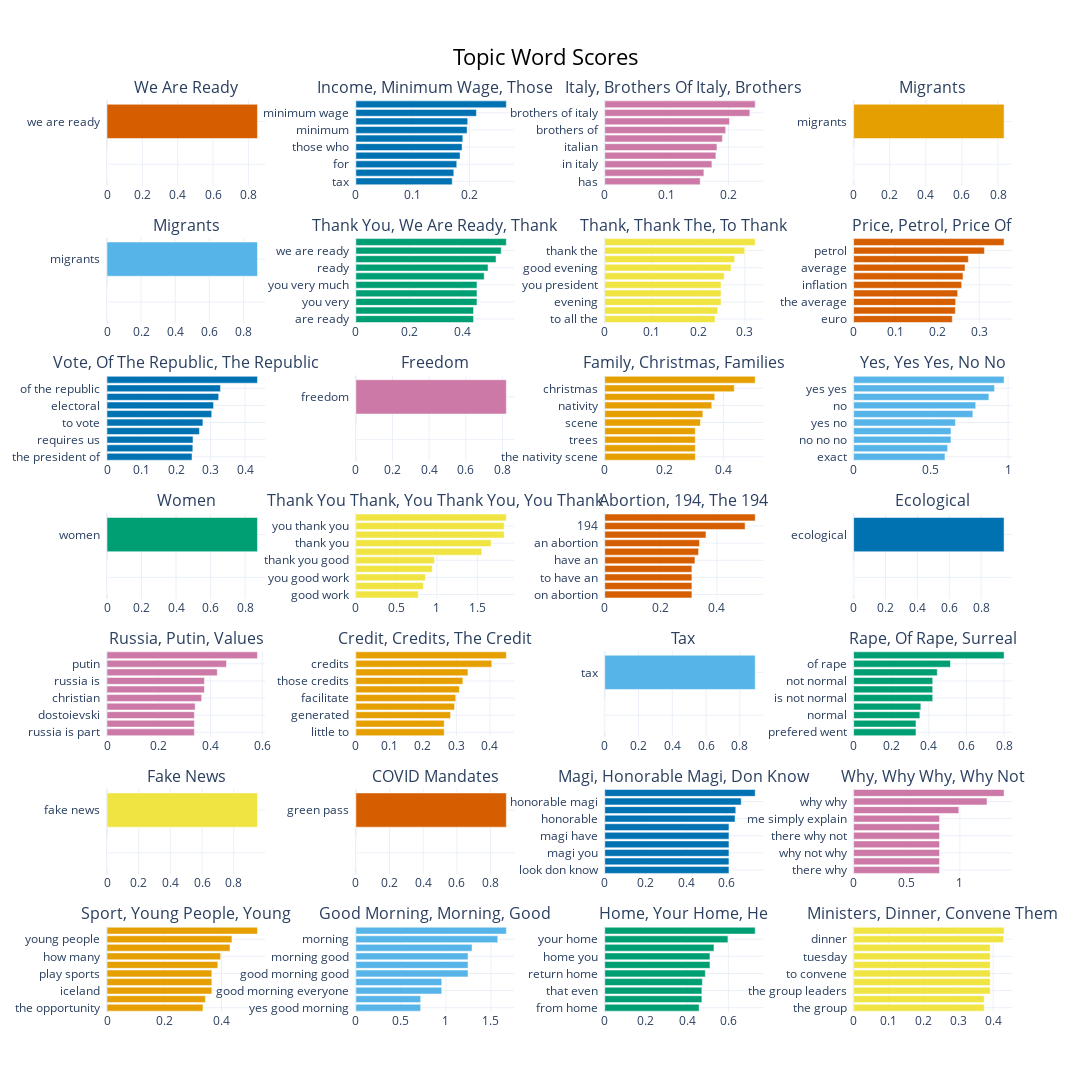

Notebook cell for this chart:
### Markdown cell above
Show the documents in a particular topic

### Code cell
fig = topic_model.visualize_barchart(width=280, height=330, top_n_topics=60, n_words=13, custom_labels=True)
fig.write_html(processed_dir + 'html/topic-word-scores.html')
fig

### Figure 1 — Plotly figure (JSON) as saved in the notebook; plotly's stock layout.template omitted (floating-point values rounded to 4 significant figures)
{"data": [{"marker": {"color": "#D55E00"}, "orientation": "h", "type": "bar", "x": [0, 0, 0, 0, 0, 0, 0, 0, 0, 0.8509], "xaxis": "x", "y": ["  ", "  ", "  ", "  ", "  ", "  ", "  ", "  ", "  ", "we are ready  "], "yaxis": "y"}, {"marker": {"color": "#0072B2"}, "orientation": "h", "type": "bar", "x": [0.1696, 0.1724, 0.1776, 0.1834, 0.1869, 0.1883, 0.1958, 0.1969, 0.2122, 0.2649], "xaxis": "x2", "y": ["tax  ", "who  ", "for  ", "wage  ", "those who  ", "work  ", "minimum  ", "those  ", "minimum wage  ", "income  "], "yaxis": "y2"}, {"marker": {"color": "#CC79A7"}, "orientation": "h", "type": "bar", "x": [0.1542, 0.1602, 0.1731, 0.1796, 0.1813, 0.19, 0.1954, 0.2016, 0.2345, 0.2431], "xaxis": "x3", "y": ["has  ", "italians  ", "in italy  ", "meloni  ", "italian  ", "of italy  ", "brothers of  ", "brothers  ", "brothers of italy  ", "italy  "], "yaxis": "y3"}, {"marker": {"color": "#E69F00"}, "orientation": "h", "type": "bar", "x": [0, 0, 0, 0, 0, 0, 0, 0, 0, 0.8334], "xaxis": "x4", "y": ["  ", "  ", "  ", "  ", "  ", "  ", "  ", "  ", "  ", "migrants  "], "yaxis": "y4"}, {"marker": {"color": "#56B4E9"}, "orientation": "h", "type": "bar", "x": [0, 0, 0, 0, 0, 0, 0, 0, 0, 0.8819], "xaxis": "x5", "y": ["  ", "  ", "  ", "  ", "  ", "  ", "  ", "  ", "  ", "migrants  "], "yaxis": "y5"}, {"marker": {"color": "#009E73"}, "orientation": "h", "type": "bar", "x": [0.4394, 0.4394, 0.4522, 0.4522, 0.4522, 0.4793, 0.4936, 0.5234, 0.5426, 0.5619], "xaxis": "x6", "y": ["are ready  ", "very much  ", "you very  ", "thank you very  ", "you very much  ", "wait  ", "ready  ", "thank  ", "we are ready  ", "thank you  "], "yaxis": "y6"}, {"marker": {"color": "#F0E442"}, "orientation": "h", "type": "bar", "x": [0.2361, 0.242, 0.249, 0.249, 0.249, 0.2559, 0.2705, 0.2782, 0.2998, 0.3222], "xaxis": "x7", "y": ["to all the  ", "to thank the  ", "evening  ", "thank you president  ", "you president  ", "president  ", "good evening  ", "to thank  ", "thank the  ", "thank  "], "yaxis": "y7"}, {"marker": {"color": "#D55E00"}, "orientation": "h", "type": "bar", "x": [0.2356, 0.2428, 0.2436, 0.2484, 0.2579, 0.2612, 0.266, 0.2739, 0.3124, 0.3593], "xaxis": "x8", "y": ["euro  ", "eight  ", "the average  ", "one euro  ", "inflation  ", "the price  ", "average  ", "price of  ", "petrol  ", "price  "], "yaxis": "y8"}, {"marker": {"color": "#0072B2"}, "orientation": "h", "type": "bar", "x": [0.2463, 0.2486, 0.2492, 0.2679, 0.2779, 0.3034, 0.3088, 0.3236, 0.3288, 0.436], "xaxis": "x9", "y": ["the president of  ", "center  ", "requires us  ", "government  ", "to vote  ", "republic  ", "electoral  ", "the republic  ", "of the republic  ", "vote  "], "yaxis": "y9"}, {"marker": {"color": "#CC79A7"}, "orientation": "h", "type": "bar", "x": [0, 0, 0, 0, 0, 0, 0, 0, 0, 0.8212], "xaxis": "x10", "y": ["  ", "  ", "  ", "  ", "  ", "  ", "  ", "  ", "  ", "freedom  "], "yaxis": "y10"}, {"marker": {"color": "#E69F00"}, "orientation": "h", "type": "bar", "x": [0.3054, 0.3054, 0.3054, 0.3054, 0.3228, 0.3308, 0.3609, 0.3711, 0.4369, 0.5075], "xaxis": "x11", "y": ["the nativity scene  ", "the nativity  ", "trees  ", "make the nativity  ", "scene  ", "nativity scene  ", "nativity  ", "families  ", "christmas  ", "family  "], "yaxis": "y11"}, {"marker": {"color": "#56B4E9"}, "orientation": "h", "type": "bar", "x": [0.5913, 0.6086, 0.6302, 0.6302, 0.6591, 0.7718, 0.7903, 0.8757, 0.9122, 0.974], "xaxis": "x12", "y": ["exact  ", "worry  ", "no no no  ", "no yes  ", "yes no  ", "yes yes yes  ", "no  ", "no no  ", "yes yes  ", "yes  "], "yaxis": "y12"}, {"marker": {"color": "#009E73"}, "orientation": "h", "type": "bar", "x": [0, 0, 0, 0, 0, 0, 0, 0, 0, 0.8713], "xaxis": "x13", "y": ["  ", "  ", "  ", "  ", "  ", "  ", "  ", "  ", "  ", "women  "], "yaxis": "y13"}, {"marker": {"color": "#F0E442"}, "orientation": "h", "type": "bar", "x": [0.7705, 0.8331, 0.8589, 0.9437, 0.9713, 1.556, 1.671, 1.831, 1.831, 1.858], "xaxis": "x14", "y": ["good work  ", "you  ", "you good work  ", "you good  ", "thank you good  ", "thank  ", "thank you  ", "you thank  ", "you thank you  ", "thank you thank  "], "yaxis": "y14"}, {"marker": {"color": "#D55E00"}, "orientation": "h", "type": "bar", "x": [0.311, 0.311, 0.311, 0.311, 0.3218, 0.3347, 0.3379, 0.3611, 0.5007, 0.5368], "xaxis": "x15", "y": ["on abortion  ", "the 194 law  ", "to have an  ", "law on abortion  ", "have an  ", "law 194  ", "an abortion  ", "the 194  ", "194  ", "abortion  "], "yaxis": "y15"}, {"marker": {"color": "#0072B2"}, "orientation": "h", "type": "bar", "x": [0, 0, 0, 0, 0, 0, 0, 0, 0, 0.944], "xaxis": "x16", "y": ["  ", "  ", "  ", "  ", "  ", "  ", "  ", "  ", "  ", "ecological  "], "yaxis": "y16"}, {"marker": {"color": "#CC79A7"}, "orientation": "h", "type": "bar", "x": [0.3377, 0.3377, 0.3377, 0.3408, 0.3659, 0.3766, 0.3766, 0.4262, 0.4619, 0.5816], "xaxis": "x17", "y": ["russia is part  ", "european values  ", "dostoievski  ", "part  ", "christian  ", "is part  ", "russia is  ", "values  ", "putin  ", "russia  "], "yaxis": "y17"}, {"marker": {"color": "#E69F00"}, "orientation": "h", "type": "bar", "x": [0.2635, 0.2635, 0.2825, 0.2944, 0.298, 0.3086, 0.3192, 0.3343, 0.4055, 0.4489], "xaxis": "x18", "y": ["little to  ", "have generated  ", "generated  ", "banks  ", "facilitate  ", "credit because  ", "those credits  ", "the credit  ", "credits  ", "credit  "], "yaxis": "y18"}, {"marker": {"color": "#56B4E9"}, "orientation": "h", "type": "bar", "x": [0, 0, 0, 0, 0, 0, 0, 0, 0, 0.891], "xaxis": "x19", "y": ["  ", "  ", "  ", "  ", "  ", "  ", "  ", "  ", "  ", "tax  "], "yaxis": "y19"}, {"marker": {"color": "#009E73"}, "orientation": "h", "type": "bar", "x": [0.3319, 0.3319, 0.3523, 0.3575, 0.4206, 0.4206, 0.4206, 0.4449, 0.5152, 0.8004], "xaxis": "x20", "y": ["prefered went  ", "prefered  ", "normal  ", "otherwise  ", "is not normal  ", "lady  ", "not normal  ", "surreal  ", "of rape  ", "rape  "], "yaxis": "y20"}, {"marker": {"color": "#F0E442"}, "orientation": "h", "type": "bar", "x": [0, 0, 0, 0, 0, 0, 0, 0, 0, 0.9497], "xaxis": "x21", "y": ["  ", "  ", "  ", "  ", "  ", "  ", "  ", "  ", "  ", "fake news  "], "yaxis": "y21"}, {"marker": {"color": "#D55E00"}, "orientation": "h", "type": "bar", "x": [0, 0, 0, 0, 0, 0, 0, 0, 0, 0.8939], "xaxis": "x22", "y": ["  ", "  ", "  ", "  ", "  ", "  ", "  ", "  ", "  ", "green pass  "], "yaxis": "y22"}, {"marker": {"color": "#0072B2"}, "orientation": "h", "type": "bar", "x": [0.6103, 0.6103, 0.6103, 0.6103, 0.6103, 0.6103, 0.6402, 0.6437, 0.6705, 0.7392], "xaxis": "x23", "y": ["look don know  ", "magi you should  ", "magi you  ", "magi have you  ", "magi have  ", "honorable magi you  ", "honorable  ", "don know  ", "honorable magi  ", "magi  "], "yaxis": "y23"}, {"marker": {"color": "#CC79A7"}, "orientation": "h", "type": "bar", "x": [0.8089, 0.8089, 0.8089, 0.8089, 0.8089, 0.8089, 0.8089, 0.9901, 1.256, 1.416], "xaxis": "x24", "y": ["there why  ", "me simply  ", "why not why  ", "let me simply  ", "there why not  ", "why so  ", "me simply explain  ", "why not  ", "why why  ", "why  "], "yaxis": "y24"}, {"marker": {"color": "#E69F00"}, "orientation": "h", "type": "bar", "x": [0.3352, 0.3435, 0.3661, 0.3661, 0.3661, 0.387, 0.3966, 0.4295, 0.4363, 0.5254], "xaxis": "x25", "y": ["the opportunity  ", "play  ", "iceland  ", "sporting  ", "play sports  ", "sports  ", "how many  ", "young  ", "young people  ", "sport  "], "yaxis": "y25"}, {"marker": {"color": "#56B4E9"}, "orientation": "h", "type": "bar", "x": [0.7193, 0.7193, 0.9536, 0.9536, 1.245, 1.245, 1.245, 1.29, 1.575, 1.67], "xaxis": "x26", "y": ["yes good morning  ", "morning everyone good  ", "good morning everyone  ", "morning everyone  ", "good morning good  ", "morning good morning  ", "morning good  ", "good  ", "morning  ", "good morning  "], "yaxis": "y26"}, {"marker": {"color": "#009E73"}, "orientation": "h", "type": "bar", "x": [0.458, 0.4714, 0.4714, 0.4738, 0.4881, 0.5106, 0.5106, 0.5302, 0.5978, 0.7302], "xaxis": "x27", "y": ["from home  ", "he has  ", "that even  ", "your  ", "return home  ", "not far  ", "home you  ", "he  ", "your home  ", "home  "], "yaxis": "y27"}, {"marker": {"color": "#F0E442"}, "orientation": "h", "type": "bar", "x": [0.3744, 0.3744, 0.3916, 0.3916, 0.3916, 0.3916, 0.3916, 0.3916, 0.4302, 0.4314], "xaxis": "x28", "y": ["the group  ", "convene  ", "the group leaders  ", "to convene them  ", "to convene  ", "on sunday  ", "tuesday  ", "convene them  ", "dinner  ", "ministers  "], "yaxis": "y28"}], "layout": {"annotations": [{"font": {"size": 16}, "showarrow": false, "text": "We Are Ready", "x": 0.0875, "xanchor": "center", "xref": "paper", "y": 1, "yanchor": "bottom", "yref": "paper"}, {"font": {"size": 16}, "showarrow": false, "text": "Income, Minimum Wage, Those", "x": 0.3625, "xanchor": "center", "xref": "paper", "y": 1, "yanchor": "bottom", "yref": "paper"}, {"font": {"size": 16}, "showarrow": false, "text": "Italy, Brothers Of Italy, Brothers", "x": 0.6375, "xanchor": "center", "xref": "paper", "y": 1, "yanchor": "bottom", "yref": "paper"}, {"font": {"size": 16}, "showarrow": false, "text": "Migrants", "x": 0.9125, "xanchor": "center", "xref": "paper", "y": 1, "yanchor": "bottom", "yref": "paper"}, {"font": {"size": 16}, "showarrow": false, "text": "Migrants", "x": 0.0875, "xanchor": "center", "xref": "paper", "y": 0.849, "yanchor": "bottom", "yref": "paper"}, {"font": {"size": 16}, "showarrow": false, "text": "Thank You, We Are Ready, Thank", "x": 0.3625, "xanchor": "center", "xref": "paper", "y": 0.849, "yanchor": "bottom", "yref": "paper"}, {"font": {"size": 16}, "showarrow": false, "text": "Thank, Thank The, To Thank", "x": 0.6375, "xanchor": "center", "xref": "paper", "y": 0.849, "yanchor": "bottom", "yref": "paper"}, {"font": {"size": 16}, "showarrow": false, "text": "Price, Petrol, Price Of", "x": 0.9125, "xanchor": "center", "xref": "paper", "y": 0.849, "yanchor": "bottom", "yref": "paper"}, {"font": {"size": 16}, "showarrow": false, "text": "Vote, Of The Republic, The Republic", "x": 0.0875, "xanchor": "center", "xref": "paper", "y": 0.698, "yanchor": "bottom", "yref": "paper"}, {"font": {"size": 16}, "showarrow": false, "text": "Freedom", "x": 0.3625, "xanchor": "center", "xref": "paper", "y": 0.698, "yanchor": "bottom", "yref": "paper"}, {"font": {"size": 16}, "showarrow": false, "text": "Family, Christmas, Families", "x": 0.6375, "xanchor": "center", "xref": "paper", "y": 0.698, "yanchor": "bottom", "yref": "paper"}, {"font": {"size": 16}, "showarrow": false, "text": "Yes, Yes Yes, No No", "x": 0.9125, "xanchor": "center", "xref": "paper", "y": 0.698, "yanchor": "bottom", "yref": "paper"}, {"font": {"size": 16}, "showarrow": false, "text": "Women", "x": 0.0875, "xanchor": "center", "xref": "paper", "y": 0.5469, "yanchor": "bottom", "yref": "paper"}, {"font": {"size": 16}, "showarrow": false, "text": "Thank You Thank, You Thank You, You Thank", "x": 0.3625, "xanchor": "center", "xref": "paper", "y": 0.5469, "yanchor": "bottom", "yref": "paper"}, {"font": {"size": 16}, "showarrow": false, "text": "Abortion, 194, The 194", "x": 0.6375, "xanchor": "center", "xref": "paper", "y": 0.5469, "yanchor": "bottom", "yref": "paper"}, {"font": {"size": 16}, "showarrow": false, "text": "Ecological", "x": 0.9125, "xanchor": "center", "xref": "paper", "y": 0.5469, "yanchor": "bottom", "yref": "paper"}, {"font": {"size": 16}, "showarrow": false, "text": "Russia, Putin, Values", "x": 0.0875, "xanchor": "center", "xref": "paper", "y": 0.3959, "yanchor": "bottom", "yref": "paper"}, {"font": {"size": 16}, "showarrow": false, "text": "Credit, Credits, The Credit", "x": 0.3625, "xanchor": "center", "xref": "paper", "y": 0.3959, "yanchor": "bottom", "yref": "paper"}, {"font": {"size": 16}, "showarrow": false, "text": "Tax", "x": 0.6375, "xanchor": "center", "xref": "paper", "y": 0.3959, "yanchor": "bottom", "yref": "paper"}, {"font": {"size": 16}, "showarrow": false, "text": "Rape, Of Rape, Surreal", "x": 0.9125, "xanchor": "center", "xref": "paper", "y": 0.3959, "yanchor": "bottom", "yref": "paper"}, {"font": {"size": 16}, "showarrow": false, "text": "Fake News", "x": 0.0875, "xanchor": "center", "xref": "paper", "y": 0.2449, "yanchor": "bottom", "yref": "paper"}, {"font": {"size": 16}, "showarrow": false, "text": "COVID Mandates", "x": 0.3625, "xanchor": "center", "xref": "paper", "y": 0.2449, "yanchor": "bottom", "yref": "paper"}, {"font": {"size": 16}, "showarrow": false, "text": "Magi, Honorable Magi, Don Know", "x": 0.6375, "xanchor": "center", "xref": "paper", "y": 0.2449, "yanchor": "bottom", "yref": "paper"}, {"font": {"size": 16}, "showarrow": false, "text": "Why, Why Why, Why Not", "x": 0.9125, "xanchor": "center", "xref": "paper", "y": 0.2449, "yanchor": "bottom", "yref": "paper"}, {"font": {"size": 16}, "showarrow": false, "text": "Sport, Young People, Young", "x": 0.0875, "xanchor": "center", "xref": "paper", "y": 0.09388, "yanchor": "bottom", "yref": "paper"}, {"font": {"size": 16}, "showarrow": false, "text": "Good Morning, Morning, Good", "x": 0.3625, "xanchor": "center", "xref": "paper", "y": 0.09388, "yanchor": "bottom", "yref": "paper"}, {"font": {"size": 16}, "showarrow": false, "text": "Home, Your Home, He", "x": 0.6375, "xanchor": "center", "xref": "paper", "y": 0.09388, "yanchor": "bottom", "yref": "paper"}, {"font": {"size": 16}, "showarrow": false, "text": "Ministers, Dinner, Convene Them", "x": 0.9125, "xanchor": "center", "xref": "paper", "y": 0.09388, "yanchor": "bottom", "yref": "paper"}], "height": 2310, "hoverlabel": {"bgcolor": "white", "font": {"family": "Rockwell", "size": 16}}, "showlegend": false, "title": {"font": {"color": "Black", "size": 22}, "text": "Topic Word Scores", "x": 0.5, "xanchor": "center", "yanchor": "top"}, "width": 1120, "xaxis": {"anchor": "y", "domain": [0, 0.175], "showgrid": true}, "xaxis10": {"anchor": "y10", "domain": [0.275, 0.45], "showgrid": true}, "xaxis11": {"anchor": "y11", "domain": [0.55, 0.725], "showgrid": true}, "xaxis12": {"anchor": "y12", "domain": [0.825, 1], "showgrid": true}, "xaxis13": {"anchor": "y13", "domain": [0, 0.175], "showgrid": true}, "xaxis14": {"anchor": "y14", "domain": [0.275, 0.45], "showgrid": true}, "xaxis15": {"anchor": "y15", "domain": [0.55, 0.725], "showgrid": true}, "xaxis16": {"anchor": "y16", "domain": [0.825, 1], "showgrid": true}, "xaxis17": {"anchor": "y17", "domain": [0, 0.175], "showgrid": true}, "xaxis18": {"anchor": "y18", "domain": [0.275, 0.45], "showgrid": true}, "xaxis19": {"anchor": "y19", "domain": [0.55, 0.725], "showgrid": true}, "xaxis2": {"anchor": "y2", "domain": [0.275, 0.45], "showgrid": true}, "xaxis20": {"anchor": "y20", "domain": [0.825, 1], "showgrid": true}, "xaxis21": {"anchor": "y21", "domain": [0, 0.175], "showgrid": true}, "xaxis22": {"anchor": "y22", "domain": [0.275, 0.45], "showgrid": true}, "xaxis23": {"anchor": "y23", "domain": [0.55, 0.725], "showgrid": true}, "xaxis24": {"anchor": "y24", "domain": [0.825, 1], "showgrid": true}, "xaxis25": {"anchor": "y25", "domain": [0, 0.175], "showgrid": true}, "xaxis26": {"anchor": "y26", "domain": [0.275, 0.45], "showgrid": true}, "xaxis27": {"anchor": "y27", "domain": [0.55, 0.725], "showgrid": true}, "xaxis28": {"anchor": "y28", "domain": [0.825, 1], "showgrid": true}, "xaxis3": {"anchor": "y3", "domain": [0.55, 0.725], "showgrid": true}, "xaxis4": {"anchor": "y4", "domain": [0.825, 1], "showgrid": true}, "xaxis5": {"anchor": "y5", "domain": [0, 0.175], "showgrid": true}, "xaxis6": {"anchor": "y6", "domain": [0.275, 0.45], "showgrid": true}, "xaxis7": {"anchor": "y7", "domain": [0.55, 0.725], "showgrid": true}, "xaxis8": {"anchor": "y8", "domain": [0.825, 1], "showgrid": true}, "xaxis9": {"anchor": "y9", "domain": [0, 0.175], "showgrid": true}, "yaxis": {"anchor": "x", "domain": [0.9061, 1], "showgrid": true}, "yaxis10": {"anchor": "x10", "domain": [0.6041, 0.698], "showgrid": true}, "yaxis11": {"anchor": "x11", "domain": [0.6041, 0.698], "showgrid": true}, "yaxis12": {"anchor": "x12", "domain": [0.6041, 0.698], "showgrid": true}, "yaxis13": {"anchor": "x13", "domain": [0.4531, 0.5469], "showgrid": true}, "yaxis14": {"anchor": "x14", "domain": [0.4531, 0.5469], "showgrid": true}, "yaxis15": {"anchor": "x15", "domain": [0.4531, 0.5469], "showgrid": true}, "yaxis16": {"anchor": "x16", "domain": [0.4531, 0.5469], "showgrid": true}, "yaxis17": {"anchor": "x17", "domain": [0.302, 0.3959], "showgrid": true}, "yaxis18": {"anchor": "x18", "domain": [0.302, 0.3959], "showgrid": true}, "yaxis19": {"anchor": "x19", "domain": [0.302, 0.3959], "showgrid": true}, "yaxis2": {"anchor": "x2", "domain": [0.9061, 1], "showgrid": true}, "yaxis20": {"anchor": "x20", "domain": [0.302, 0.3959], "showgrid": true}, "yaxis21": {"anchor": "x21", "domain": [0.151, 0.2449], "showgrid": true}, "yaxis22": {"anchor": "x22", "domain": [0.151, 0.2449], "showgrid": true}, "yaxis23": {"anchor": "x23", "domain": [0.151, 0.2449], "showgrid": true}, "yaxis24": {"anchor": "x24", "domain": [0.151, 0.2449], "showgrid": true}, "yaxis25": {"anchor": "x25", "domain": [0, 0.09388], "showgrid": true}, "yaxis26": {"anchor": "x26", "domain": [0, 0.09388], "showgrid": true}, "yaxis27": {"anchor": "x27", "domain": [0, 0.09388], "showgrid": true}, "yaxis28": {"anchor": "x28", "domain": [0, 0.09388], "showgrid": true}, "yaxis3": {"anchor": "x3", "domain": [0.9061, 1], "showgrid": true}, "yaxis4": {"anchor": "x4", "domain": [0.9061, 1], "showgrid": true}, "yaxis5": {"anchor": "x5", "domain": [0.7551, 0.849], "showgrid": true}, "yaxis6": {"anchor": "x6", "domain": [0.7551, 0.849], "showgrid": true}, "yaxis7": {"anchor": "x7", "domain": [0.7551, 0.849], "showgrid": true}, "yaxis8": {"anchor": "x8", "domain": [0.7551, 0.849], "showgrid": true}, "yaxis9": {"anchor": "x9", "domain": [0.6041, 0.698], "showgrid": true}}}
